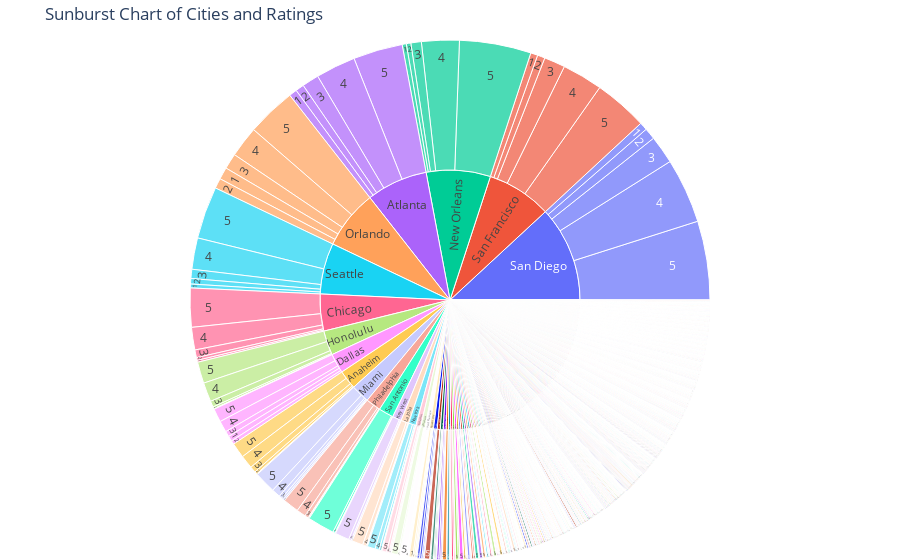

Notebook cell for this chart:
### Markdown cell above
Now, we explore the hierarchy of cities, and ratings using a sunburst chart.

### Code cell
fig = px.sunburst(data, path=['city', 'reviews.rating'], title='Sunburst Chart of Cities and Ratings')

fig.update_layout(margin=dict(l=0, r=0, b=0, t=40))  # Adjust margin for better layout
fig.show()

### Figure 1 — Plotly figure (JSON) as saved in the notebook; plotly's stock layout.template omitted (floating-point values rounded to 4 significant figures; data arrays with more than 128 entries replaced by an {"elided": "..."} marker saying what was removed)
{"data": [{"branchvalues": "total", "domain": {"x": [0, 1], "y": [0, 1]}, "hovertemplate": "labels=%{label}<br>count=%{value}<br>parent=%{parent}<br>id=%{id}<extra></extra>", "ids": {"elided": "2324 str values"}, "labels": {"elided": "2324 str values"}, "name": "", "parents": {"elided": "2324 str values"}, "type": "sunburst", "values": {"elided": "2324 int values"}}], "layout": {"legend": {"tracegroupgap": 0}, "margin": {"b": 0, "l": 0, "r": 0, "t": 40}, "title": {"text": "Sunburst Chart of Cities and Ratings"}}}
